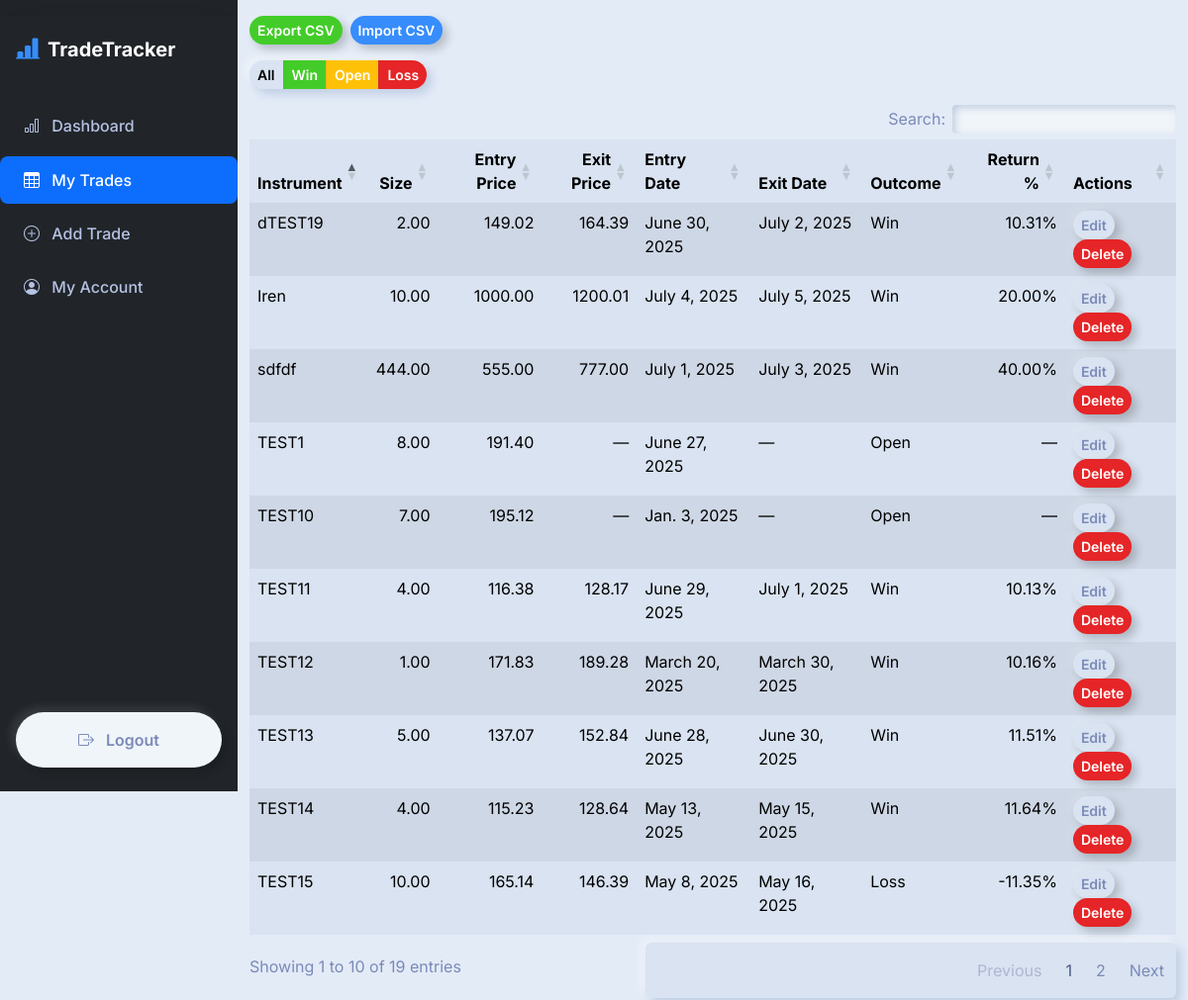
Page /trades/ (signed in) on the committed database.
### trades/models.py (models this page shows, shortened)
class Trade(models.Model):
    user = models.ForeignKey(User, on_delete=models.CASCADE)
    instrument = models.CharField(max_length=100)
    position_size = models.DecimalField(max_digits=10, decimal_places=2)
    entry_price = models.DecimalField(max_digits=10, decimal_places=2)
    exit_price = models.DecimalField(max_digits=10, decimal_places=2, null=True, blank=True)
    entry_date = models.DateField()
    exit_date = models.DateField(null=True, blank=True)
    outcome = models.CharField(max_length=10, choices=[('win', 'Win'), ('loss', 'Loss'), ('open', 'Open')])
    notes = models.TextField(blank=True)
    def return_percent(self):
        if self.exit_price:
            return ((self.exit_price - self.entry_price) / self.entry_price) * 100
        return None

### trades/views.py (the view)
# urls.py: path('trades/', views.trade_list, name='trade_list'),
@login_required
def trade_list(request):
    trades = Trade.objects.filter(user=request.user).order_by('-entry_date')
    instruments = (
        trades
        .values_list('instrument', flat=True)
        .distinct()
        .order_by('instrument')
    )
    return render(request, 'trades/trade_list.html', {
        'trades':      trades,
        'instruments': instruments,
    })

### trades/templates/trades/trade_list.html (shortened to what this page needs)
{% extends 'trades/base.html' %}
{% block extra_css %}
<link
  rel="stylesheet"
  href="https://cdn.datatables.net/1.13.6/css/dataTables.bootstrap5.min.css"/>
{% endblock %}
{% block content %}
 <div class="mb-3 d-flex gap-2">
    <a href="{% url 'export_trades' %}" class="btn btn-sm btn-outline-success">
      Export CSV
    </a>
    <a href="{% url 'import_trades' %}" class="btn btn-sm btn-outline-primary">
      Import CSV
    </a>
  </div>
<div class="mb-3">
  <div class="btn-group" role="group" aria-label="Outcome filter">
    <button type="button"
            class="btn btn-sm btn-outline-secondary active"
            data-outcome="">
      All
    </button>
    <button type="button"
            class="btn btn-sm btn-outline-success"
            data-outcome="Win">
      Win
    </button>
    <button type="button"
            class="btn btn-sm btn-outline-warning"
            data-outcome="Open">
      Open
    </button>
    <button type="button"
            class="btn btn-sm btn-outline-danger"
            data-outcome="Loss">
      Loss
    </button>
  </div>
</div>
<table id="trades-table" class="table table-striped">
  <thead>
    <tr>
      <th>Instrument</th>
      <th class="text-end">Size</th>
      <th class="text-end">Entry Price</th>
      <th class="text-end">Exit Price</th>
      <th>Entry Date</th>
      <th>Exit Date</th>
      <th>Outcome</th>
      <th class="text-end">Return %</th>
      <th>Actions</th>
    </tr>
  </thead>
  <tbody>
    {% for trade in trades %}
    <tr>
      <td>{{ trade.instrument }}</td>
      <td class="text-end">{{ trade.position_size }}</td>
      <td class="text-end">{{ trade.entry_price }}</td>
      <td class="text-end">{{ trade.exit_price|default:"—" }}</td>
      <td>{{ trade.entry_date }}</td>
      <td>{{ trade.exit_date|default:"—" }}</td>
      <td>{{ trade.outcome|capfirst }}</td>
      <td class="text-end">
        {% if trade.return_percent %}
          {{ trade.return_percent|floatformat:2 }}%
        {% else %}
          —
        {% endif %}
      </td>
      <td>
        <a href="{% url 'edit_trade' trade.pk %}"  class="btn btn-sm btn-outline-secondary">Edit</a>
        <a href="{% url 'delete_trade' trade.pk %}" class="btn btn-sm btn-outline-danger">Delete</a>
      </td>
    </tr>
    {% endfor %}
  </tbody>
</table>
{% endblock %}

### trades/templates/trades/base.html (style rules this page uses)
:root { --sidebar-width: 240px; }
body { font-family: 'Inter', sans-serif; background: #e3ebf7; }

### rows in the picture
Trade: instrument "Iren", position_size "10.00", entry_price "1000.00", exit_price "1200.01", entry_date "July 4, 2025", exit_date "July 5, 2025", outcome "Win", return_percent "20.00"
Trade: instrument "sdfdf", position_size "444.00", entry_price "555.00", exit_price "777.00", entry_date "July 1, 2025", exit_date "July 3, 2025", outcome "Win", return_percent "40.00"
Trade: instrument "dTEST19", position_size "2.00", entry_price "149.02", exit_price "164.39", entry_date "June 30, 2025", exit_date "July 2, 2025", outcome "Win", return_percent "10.31"
Trade: instrument "TEST11", position_size "4.00", entry_price "116.38", exit_price "128.17", entry_date "June 29, 2025", exit_date "July 1, 2025", outcome "Win", return_percent "10.13"
Trade: instrument "TEST13", position_size "5.00", entry_price "137.07", exit_price "152.84", entry_date "June 28, 2025", exit_date "June 30, 2025", outcome "Win", return_percent "11.51"
Trade: instrument "TEST1", position_size "8.00", entry_price "191.40", exit_price "—", entry_date "June 27, 2025", exit_date "—", outcome "Open"
Trade: instrument "TEST14", position_size "4.00", entry_price "115.23", exit_price "128.64", entry_date "May 13, 2025", exit_date "May 15, 2025", outcome "Win", return_percent "11.64"
Trade: instrument "TEST15", position_size "10.00", entry_price "165.14", exit_price "146.39", entry_date "May 8, 2025", exit_date "May 16, 2025", outcome "Loss", return_percent "-11.35"
Trade: instrument "TEST12", position_size "1.00", entry_price "171.83", exit_price "189.28", entry_date "March 20, 2025", exit_date "March 30, 2025", outcome "Win", return_percent "10.16"
Trade: instrument "TEST10", position_size "7.00", entry_price "195.12", exit_price "—", entry_date "Jan. 3, 2025", exit_date "—", outcome "Open"
